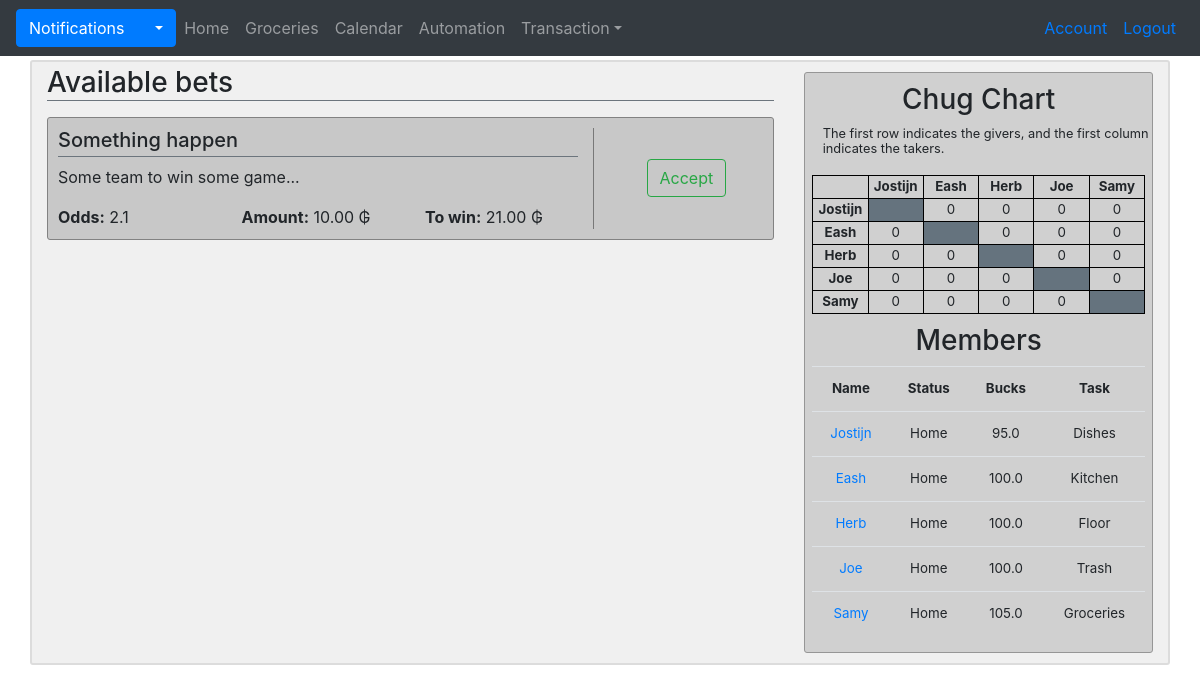
Page /available_bets (signed in) on the committed database.
### G_app/models.py (models this page shows, shortened)
class Bet(db.Model):
    id = db.Column(db.Integer, primary_key = True)
    title = db.Column(db.String(100), nullable=False)
    description = db.Column(db.String(300))
    accepted_by_bookmaker = db.Column(db.Boolean, nullable=False, default=True)
    accepted_by_bettaker = db.Column(db.Boolean, nullable=False, default=False)
    active = db.Column(db.Boolean, nullable=False, default=False)
    win_claim = db.Column(db.Boolean)
    won = db.Column(db.Boolean)
    amount = db.Column(db.Integer, nullable=False)
    odds = db.Column(db.Float, nullable=False)
    date = db.Column(db.DateTime, nullable=False, default=datetime.utcnow)
    id_bookmaker = db.Column(db.Integer, db.ForeignKey('user.id'), nullable=False)
    id_bettaker= db.Column(db.Integer, db.ForeignKey('user.id'))

class User(db.Model, UserMixin):
    id = db.Column(db.Integer, primary_key = True)
    username = db.Column(db.String(20), unique=True, nullable=False)
    name = db.Column(db.String, nullable=False)
    email = db.Column(db.String(120), unique=True, nullable=False)
    image = db.Column(db.String(20), nullable=False, default='default.jpg')
    password = db.Column(db.String(60), nullable=False)
    status = db.Column(db.String, nullable=False)
    bucks = db.Column(db.Float, nullable=False)
    task = db.Column(db.String, nullable=False)
    done_weekly_vote = db.Column(db.Boolean, nullable=False, default=False)
    posts = db.relationship('Post', backref='author', lazy=True, foreign_keys='Post.id_user')
    posts_targeted = db.relationship('Post', backref='target', lazy=True, foreign_keys='Post.id_target')
    chugs_give = db.relationship('Chug', backref='giver', lazy=True, foreign_keys='Chug.id_giver')
    chugs_take = db.relationship('Chug', backref='taker', lazy=True, foreign_keys='Chug.id_taker')
    notifications = db.relationship('Notification', backref='target', lazy=True)
    payments_made = db.relationship('Transaction', backref='payer', lazy=True, foreign_keys='Transaction.id_payer')
    payments_received = db.relationship('Transaction', backref='payee', lazy=True, foreign_keys='Transaction.id_payee')
    challenges_made =  db.relationship('Challenge', backref='challenger', lazy=True, foreign_keys='Challenge.id_challenger')
    challenges_received =  db.relationship('Challenge', backref='challengee', lazy=True, foreign_keys='Challenge.id_challengee')
    bets_made =  db.relationship('Bet', backref='bookmaker', lazy=True, foreign_keys='Bet.id_bookmaker')
    bets_taken =  db.relationship('Bet', backref='bettaker', lazy=True, foreign_keys='Bet.id_bettaker')
    comments = db.relationship('Comment', backref='commenter', lazy=True)
    votes_made = db.relationship('Vote', backref='voter', lazy=True, foreign_keys='Vote.id_voter')
    votes_received = db.relationship('Vote', backref='candidate', lazy=True, foreign_keys='Vote.id_candidate')
    weekly_votes = db.relationship('WeeklyVote', backref='subject', lazy=True, foreign_keys='WeeklyVote.id_subject')
    def new_notifications(self):
        return Notification.query.filter_by(user_id=self.id, seen=False).all()

### G_app/posts/routes.py (the view, shortened to what this page needs)
@posts.route("/available_bets", methods=['GET','POST'])
@login_required
def available_bets():
    bets = Bet.query.filter(Bet.bettaker==None, Bet.bookmaker!=current_user).all()
    return render_template('available_bets.html', bets=bets)

### G_app/models.py (called while the page is built)
@login_manager.user_loader
def load_user(user_id):
    return User.query.get(int(user_id))

### G_app/posts/routes.py (called while the page is built)
@posts.context_processor
def context_processor():
    chug = chug_matrix()
    members=member_ls()
    return dict(chug=chug, members=members)

### G_app/posts/utils.py (called while the page is built)
def member_ls():
    members = User.query.all()
    members.pop(5)
    return members

def chug_matrix():
    matrix = [
        [None, 0, 0, 0, 0],
        [0, None, 0, 0, 0],
        [0, 0, None, 0, 0],
        [0, 0, 0, None, 0],
        [0, 0, 0, 0, None]
    ]
    chugs_to_be_taken = Chug.query.filter_by(taken=False).all()
    for chug in chugs_to_be_taken:
        matrix[chug.id_taker - 1][chug.id_giver - 1] += 1
    return matrix

### G_app/templates/available_bets.html (shortened to what this page needs)
{% extends "layout.html" %}
  {% block content %}
    <h3 class="border-bottom border-secondary mb-3 mt-1">Available bets</h3>
    {% for bet in bets %}
      {% set to_win = '%0.2f'|format(bet.odds*bet.amount|float) %}
      <div class="bet-section mt-2" id="{{ bet.id }}">
        <div class="row">
          <div class="col-9 divider-right">
            <h5 class="border-bottom border-secondary pb-1">{{ bet.title }}</h5>
            <p>
              {% for line in bet.description.splitlines() %}
                {{ line }}<br>
              {% endfor %}
            </p>
            <div class="row">
              <div class="col-md-4">
                <strong>Odds:</strong>
                {{ bet.odds }}
              </div>
              <div class="col-md-4">
                <strong>Amount:</strong>
                {{ bet.amount }}.00 ₲
              </div>
              <div class="col-md-4">
                <strong>To win:</strong>
                {{ to_win }} ₲
              </div>
            </div>
          </div>
          <div class="col-3 my-auto" align="center">
            <button type="button" class="btn btn-outline-success" onclick="openModal({{ bet.id }}, {{ current_user.id }})">Accept</button>
          </div>
        </div>
      </div>
    {% endfor %}
  {% endblock %}

### G_app/templates/layout.html (shortened to what this page needs)
<!DOCTYPE html>
<html>
  <head>
    <link rel="stylesheet" href="https://stackpath.bootstrapcdn.com/bootstrap/4.2.1/css/bootstrap.min.css">
    <link rel='stylesheet' href='https://use.fontawesome.com/releases/v5.7.0/css/all.css'>
    <link rel="stylesheet" type="text/css" href="{{ url_for('static', filename='main.css') }}">
  </head>
  <body style="background-image: url('{{ url_for('static', filename='images/our_goat.jpg') }}')">
    <div class="container d-none d-sm-block">
      <nav class="navbar bg-dark navbar-expand navbar-dark fixed-top">
        {% if current_user.is_authenticated %}
          {% set new_notifications = current_user.new_notifications()|length %}
          <div class="dropdown">
            <button class="btn btn-primary dropdown-toggle" id="notification-toggle" onclick="update_notification_list('{{ url_for('main.your_notifications', user_id=current_user.id) }}')" type="button" data-toggle="dropdown">Notifications
            </button>
          </div>
            {% set new_notifications = current_user.new_notifications()|length %}
          <ul class="navbar-nav mr-auto">
            <li class={% block home_active %}{% endblock %}><a class="nav-link" href="{{ url_for('main.home') }}">Home</a></li>
            <li class={% block groceries_active %}{% endblock %}><a class="nav-link" href="{{ url_for('main.groceries') }}">Groceries</a></li>
            <li class={% block calendar_active %}{% endblock %}><a class="nav-link" href=#>Calendar</a></li>
            <li class={% block automation_active %}{% endblock %}><a class="nav-link" href=#>Automation</a></li>
            <li class="nav-item dropdown">
              <a class="nav-link dropdown-toggle" href="#" id="navbardrop" data-toggle="dropdown">Transaction</a>
            </li>
          </ul>
        {% endif %}
        <ul class="navbar-nav ml-auto">
          {% if current_user.is_authenticated %}
            <li class="nav-item"><a class="nav-link text-primary" href="{{ url_for('users.account') }}">Account</a></li>
            <li class="nav-item"><a class="nav-link text-primary" href="{{ url_for('users.logout') }}">Logout</a></li>
          {% else %}
            <li class="nav-item"><a class="nav-link text-primary" href="{{ url_for('users.login') }}">Login</a></li>
          {% endif %}
        </ul>
      </nav>
    </div>
    <div class="container d-none d-sm-block mb-3" id="main" style="margin-top:60px">
      <div class="row">
        <div class="col-lg-8">
            {% block content %}
            {% endblock %}
          </div>
        <div class="col-lg-4">
          {% if current_user.is_authenticated %}
            <div class="sidebar">
              <h3 style="margin-top:10px">Chug Chart</h3>
              <div class="sidebar-info">
                <small>The first row indicates the givers, and the first column indicates the takers.</small>
              </div>
              <table id="chug">
                <tr>
                  <th id="chug"></th>
                  {% for member in members %}
                    <th id="chug">{{ member.username }}</th>
                  {% endfor %}
                </tr>
                {% for row in range(5) %}
                  <tr>
                    <th id="chug">{{members[row].username}}</th>
                    {% for col in range(5) %}
                      {% if chug[row][col] != None %}
                        <td id="chug">{{ chug[row][col] }}</td>
                      {% else %}
                        <td id="chug" bgcolor="#65737e"></td>
                      {% endif %}
                    {% endfor %}
                  </tr>
                {% endfor %}
              </table>
              <h3 style="margin-top:10px">Members</h3>
              <table class="table" id="members">
                <tr>
                  <th>Name</th>
                  <th>Status</th>
                  <th>Bucks</th>
                  <th>Task</th>
                </tr>
                {% for member in members %}
                  <tr>
                    <td><a href="{{ url_for('users.profile', username=member.username) }}">{{ member.username }}</a></td>
                    <td>{{ member.status }}</td>
                    <td>{{ member.bucks }}</td>
                    <td>{{ member.task }}</td>
                  </tr>
                {% endfor %}
              </table>
            </div>
          {% endif %}
        </div>
      </div>
    </div>
  </body>
</html>

### G_app/static/main.css (style rules this page uses)
body { background-size: cover; }
.container#main { background-color: rgba(230, 230, 230, 0.6); border: 2px solid rgb(220, 220, 220); border-radius: 3px; width: 100%; }
.divider-right { border-right: 0.5px solid rgb(120, 120, 120); }
.bet-section { background-color: rgb(200, 200, 200); border: 0.5px solid rgb(130, 130, 130); border-radius: 3px; padding: 10px; }
.sidebar { text-align: center; background-color: rgba(200, 200, 200, 0.8); border: 0.5px solid rgb(150, 150, 150); border-radius: 3px; margin-top: 3%; margin-bottom: 3%; }
.sidebar-info { line-height: 0.95; text-align: left; margin-left: 5%; }
table#members { width: 96%; margin-left: 2%; margin-right: 2%; font-size: 10pt; }
table#chug { ; width: 96%; margin-left: 2%; margin-right: 2%; table-layout: fixed; font-size: 10pt; margin-top: 20px; }
table#chug, th#chug, td#chug { border: 1px solid black; }

### rows in the picture
Bet: title "Something happen", description "Some team to win some game...", odds "2.1", amount "10", to_win "21.00"
User: username "Jostijn", username "Jostijn", status "Home", bucks "95.0", task "Dishes"
User: username "Eash", username "Eash", status "Home", bucks "100.0", task "Kitchen"
User: username "Herb", username "Herb", status "Home", bucks "100.0", task "Floor"
User: username "Joe", username "Joe", status "Home", bucks "100.0", task "Trash"
User: username "Samy", username "Samy", status "Home", bucks "105.0", task "Groceries"

### other values in the picture
{{ chug[row][col] }} "0" "0" "0" "0" "0" "0" "0" "0" "0" "0" "0" "0" "0" "0" "0" "0" "0" "0" "0" "0"
